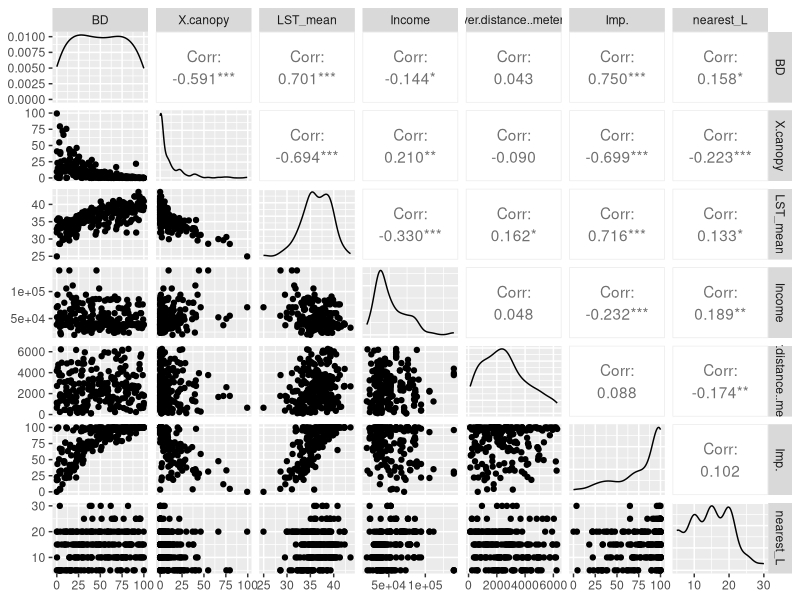
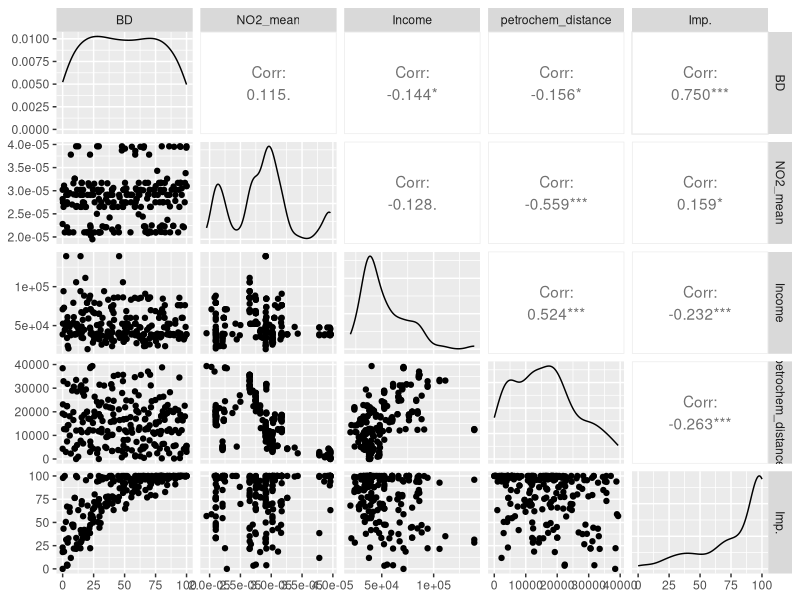
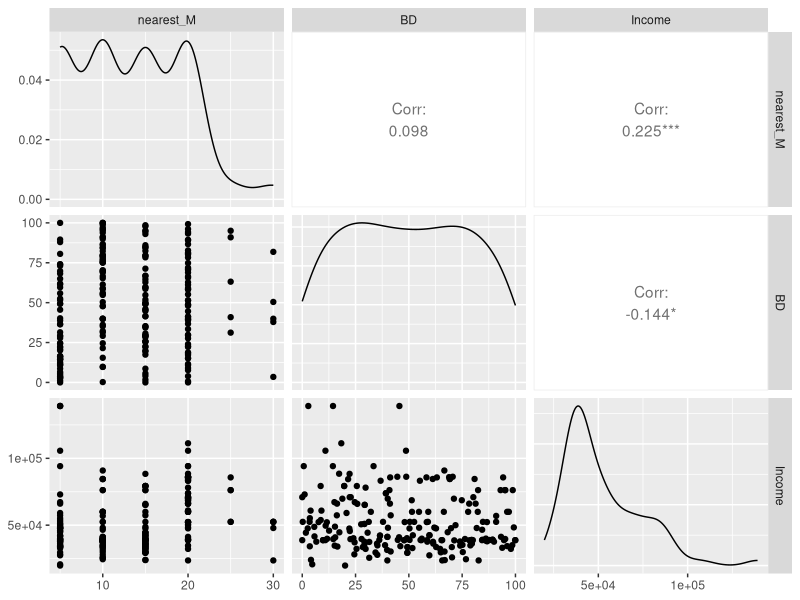
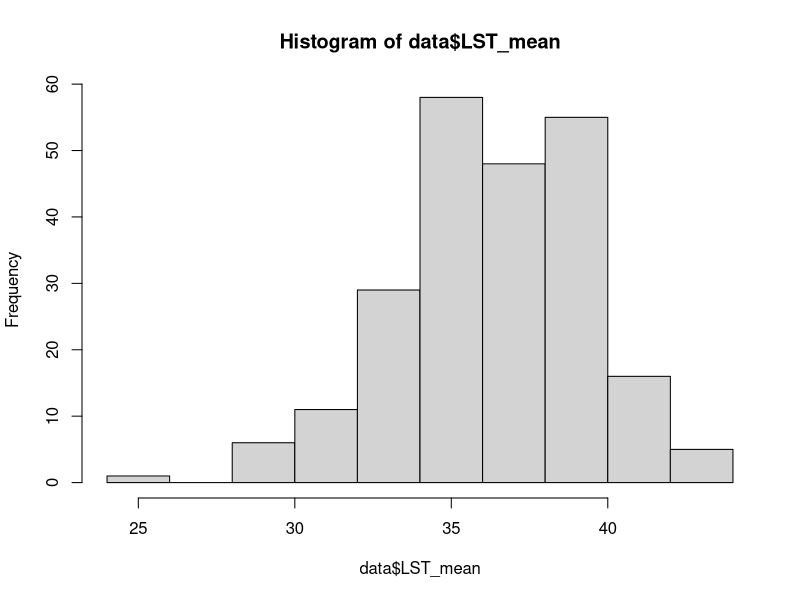
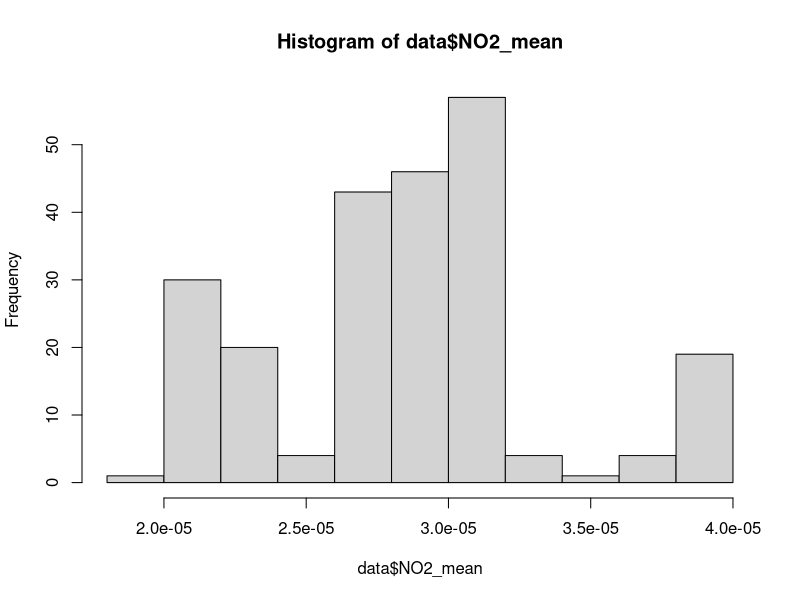
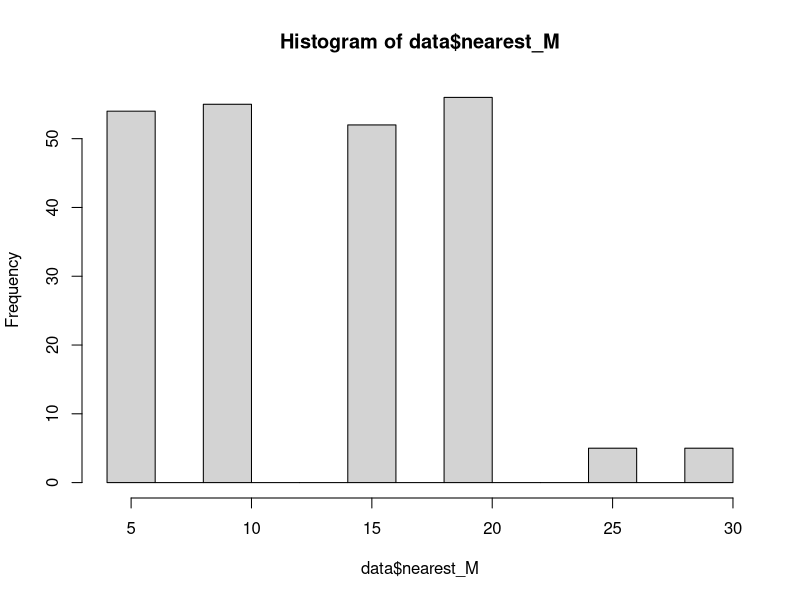
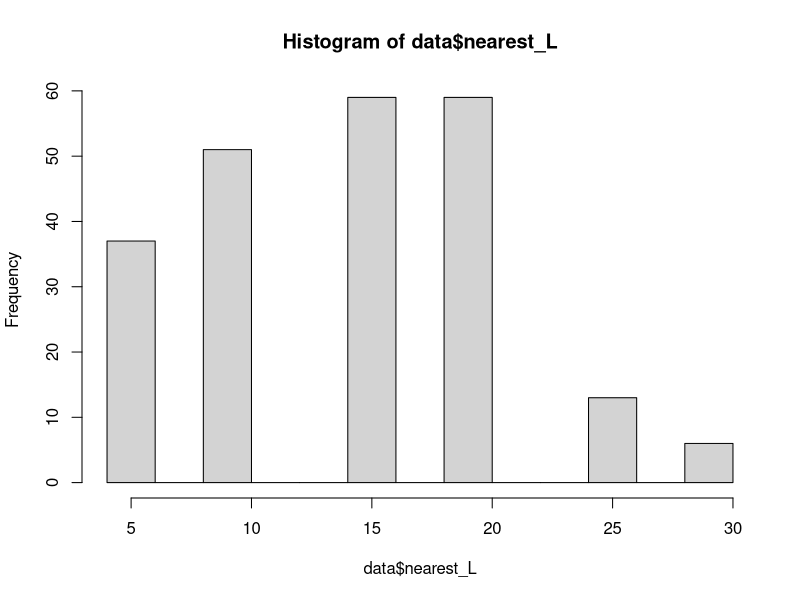
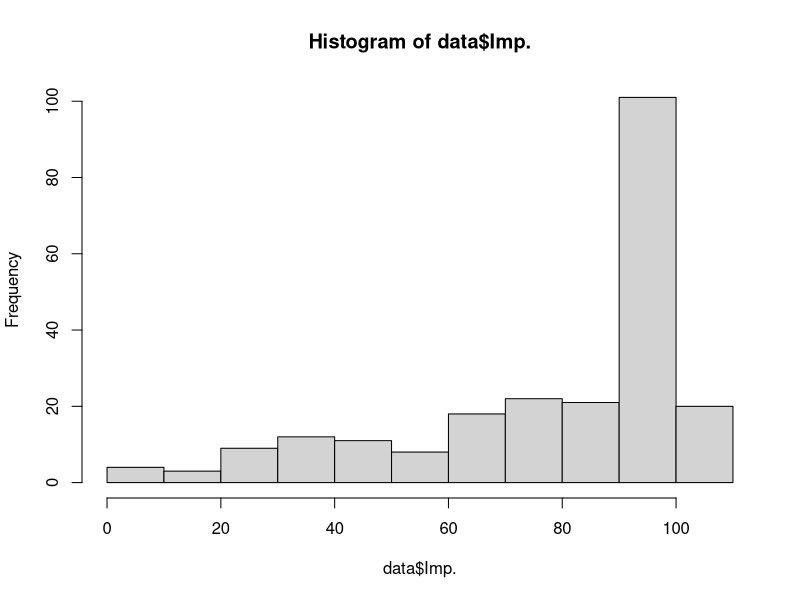

Here is the R script that generated these plots, in order:
data<-read.csv("Data/shortlist_data_0813.csv")
View(data)


#install.packages("GGally")
library(GGally)
#install.packages("tidyverse")
library(tidyverse)

##Look at correlation matrices 

data.selected.LST<-
  data%>%select(BD,X.canopy,LST_mean, Income, river.distance..meters., Imp.,nearest_L)
GGally::ggpairs(data.selected.LST)

data.selected.NO2<-
  data%>%select(BD,NO2_mean,Income,petrochem_distance, Imp.)
GGally::ggpairs(data.selected.NO2)


data.selected.GS<-
  data%>%select(nearest_M,BD, Income)
GGally::ggpairs(data.selected.GS)



##Looking at distributions
hist(data$LST_mean)
hist(data$NO2_mean)
hist(data$nearest_M)
hist(data$nearest_L)
hist(data$Imp.)
hist(data$BD)

##Looking at specific plots
plot(data$BD, data$X.canopy, pch=16, main="BD vs. %Canopy Cover", xlab="BD", ylab="%Canopy Cover")
##clear trend

plot(data$BD,data$LST_mean, pch=16, main="BD vs. LST", xlab="BD", ylab="LST")
##clear trend, linear

plot(data$X.canopy, data$LST_mean,pch=16, main="%Canopy Cover vs. LST", ylab="LST")
##clear trend, pretty linear

plot(data$nearest_L, data$LST_mean, pch=16, main="Green Space Access vs. LST",
     xlab="Distance to the nearest large green space", ylab="LST")
##doesn't look so clear

plot(data$Income, data$X.canopy, pch=16, main="Income vs. Canopy Cover", xlab="Income", ylab="Canopy Cover")
##doesn't look so clear

plot(data$Income, data$LST_mean, pch=16, main="Income vs. LST", xlab="Income", ylab="LST")
##doesn't look so clear, but slight negative trend?

plot(data$river.distance..meters.,data$LST_mean, main="Distance to River vs. LST",
     xlab="Distance to river", ylab="LST")
##not super clear, slight positive trend?

plot(data$Imp.,data$LST_mean, main="Impervious vs. LST",
     xlab="Impervious Cover", ylab="LST")
##clear positive trend, linear

plot(data$petrochem_distance, data$NO2_mean, pch=16, main="Distance to Factory vs. NO2", xlab="Distance
     to Factory", ylab= "NO2")
##negative trend

plot(data$Income, data$NO2_mean, pch=16, main="Income vs. NO2", xlab="Income", ylab= "NO2")
##trend unclear

plot(data$Income, data$BD, pch=16, main="Income vs. BD", xlab="Income", ylab="BD")
##not super clear, slight negative trend?

plot(data$BD, data$nearest_M, pch=16, main="BD vs. Green Space Access", xlab="Building Density", ylab= "Green Space Access")
##no clear trend

plot(data$Income, data$nearest_M, pch=16, main="Income vs. Green Space Access", xlab="Income", ylab= "Green Space Access")
##trend not strong

plot(data$Imp., data$NO2_mean, pch=16, main="Impervious Cover vs. NO2", xlab="Impervious Cover", ylab= "NO2")
##trend not clear

plot(data$BD, data$NO2_mean, pch=16, main="Building Density vs. NO2", xlab="Building Density", ylab= "NO2")
##trend not clear

plot(data$Income, data$Imp., pch=16, main="Impervious Cover vs. Income", xlab="Income", ylab= "Impervious Cover")
##negative trend

plot(data$Income, data$petrochem_distance, pch=16, main="Income vs. Distance to Factory", xlab="Income", ylab= "Distance to Factory")
##positive trend

plot(data$Road.,data$NO2_mean, pch=16, main="Road% vs. NO2", xlab="Road%", ylab= "NO2")
##not clear

plot(data$road.distance..meters.,data$NO2_mean, pch=16, main="Road Distance vs. NO2", xlab="Road Distance", ylab= "NO2")
##not clear

plot(data$NDVImean, data$NO2_mean, pch=16, main="NDVI vs. NO2", xlab="NDVI", ylab= "NO2")
##not clear

plot(data$X.canopy, data$NO2_mean, pch=16, main="Canopy% vs. NO2", xlab="%Canopy", ylab="NO2")
##not clear

plot(data$BD, data$Imp., pch=16, main="BD vs. Impervious", xlab="BD", ylab="Impervious")
##clear trend

plot(data$Imp., data$X.canopy, pch=16, main="%Canopy vs. Impervious", xlab="Impervious", ylab="%Canopy")
##clear trend
